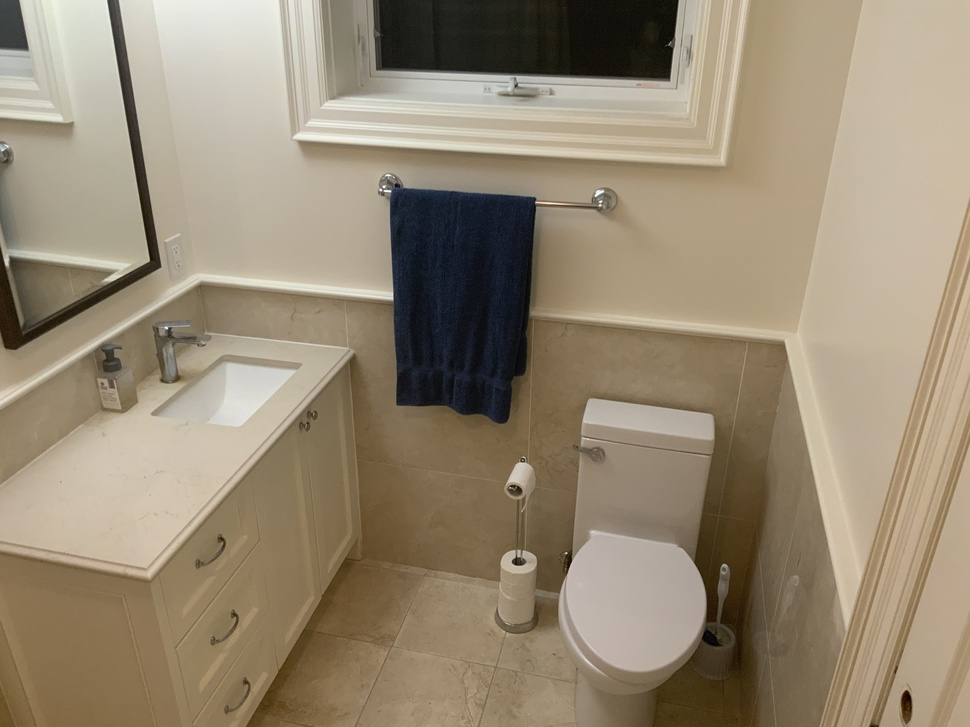
#> input picture refs/01_A1.jpg, 970 x 727 px, shrunk from 4032 x 3024 before the run, found by its file name
$ jupyter execute --allow-errors Clean_Image_Augmentation.ipynb
#> lines starting #> are read from the running program, lines starting #| are printed output that depends on the picture
## **Clean Image Data Augmentation**

[cell 1]
import numpy as np
from PIL import Image, ImageEnhance, ImageFilter
import matplotlib.pyplot as plt

[cell 2]
from google.colab import drive
drive.mount('/content/gdrive/')

[cell 3]
from google.colab import files
uploaded = files.upload()
#> the answer given: 01_A1.jpg

[cell 4]
# Display a random image
im1 = Image.open('01_A1.jpg')
#> im1 is the input picture: PIL image 970x727 RGB; mean R, G, B 150.7, 137.2, 115.6
plt.imshow(im1)

[cell 5]
# Test the Image brightness enhancer
enhancer = ImageEnhance.Brightness(im1)

factor = 0.5 # Brightness factor
im_output = enhancer.enhance(factor)
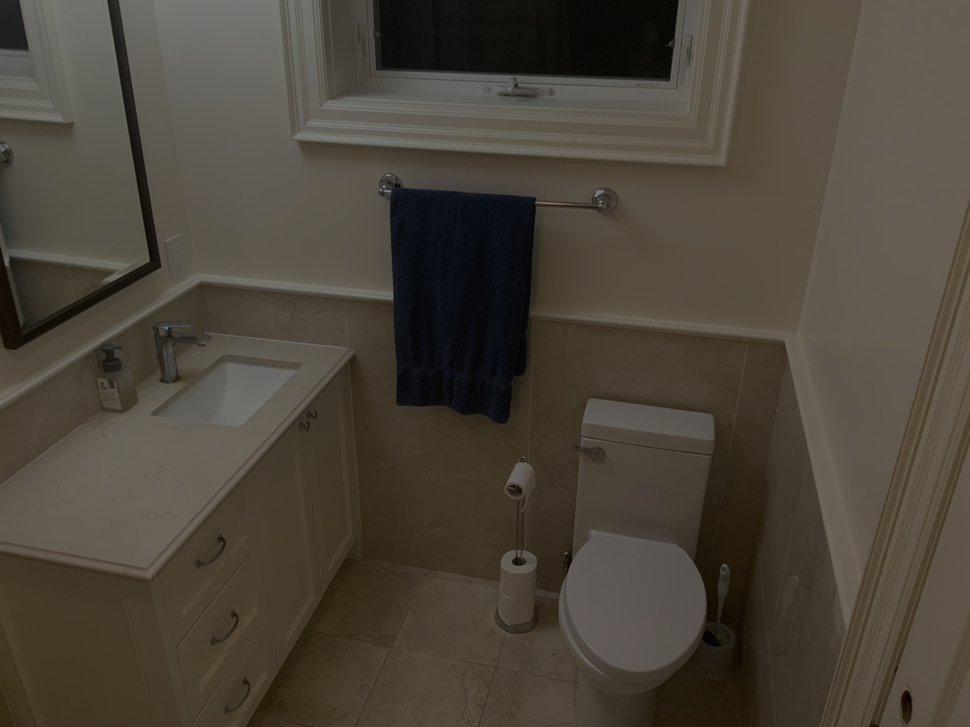
#> im_output: PIL image 970x727 RGB; mean R, G, B 75.1, 68.4, 57.5
plt.imshow(im_output)

[cell 6]
# Import all our images

im1 = Image.open('01_A1.jpg')
im2 = Image.open('01_A2.JPG')
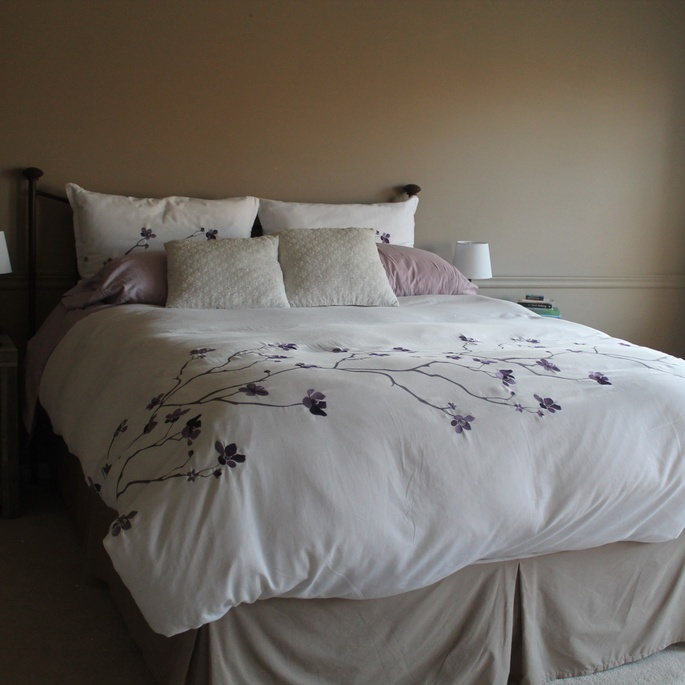
#> input picture refs/01_A2.JPG, 685 x 685 px, shrunk from 2848 x 2848 before the run, found by its file name
#> im2 is the input picture: PIL image 685x685 RGB; mean R, G, B 110.2, 104.3, 97.5
im3 = Image.open('01_A3.JPG')
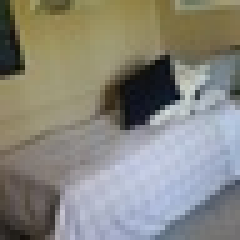
#> input picture refs/01_A3.JPG, 48 x 48 px, shrunk from 200 x 200 before the run, found by its file name (shown 5 times larger)
#> im3 is the input picture: PIL image 48x48 RGB; mean R, G, B 135.4, 134.3, 125.8
im4 = Image.open('01_A4.jpg')
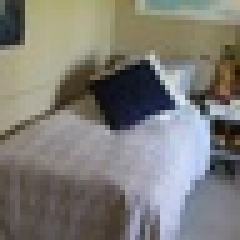
#> input picture refs/01_A4.jpg, 48 x 48 px, shrunk from 200 x 200 before the run, found by its file name (shown 5 times larger)
#> im4 is the input picture: PIL image 48x48 RGB; mean R, G, B 125.6, 124, 118.9
im5 = Image.open('01_A5.jpg')
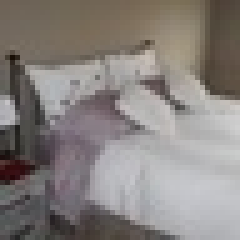
#> input picture refs/01_A5.jpg, 48 x 48 px, shrunk from 200 x 200 before the run, found by its file name (shown 5 times larger)
#> im5 is the input picture: PIL image 48x48 RGB; mean R, G, B 135.6, 129.8, 126.6
im6 = Image.open('01_A6.jpg')
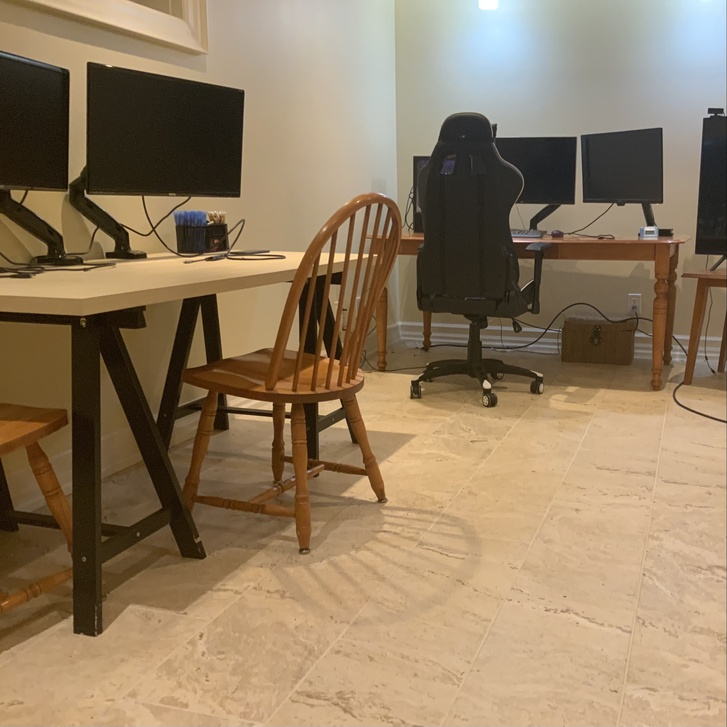
#> input picture refs/01_A6.jpg, 727 x 727 px, shrunk from 3023 x 3023 before the run, found by its file name
#> im6 is the input picture: PIL image 727x727 RGB; mean R, G, B 145.9, 124.9, 97.6
#> (the rest of this cell did not finish here and is left out)
